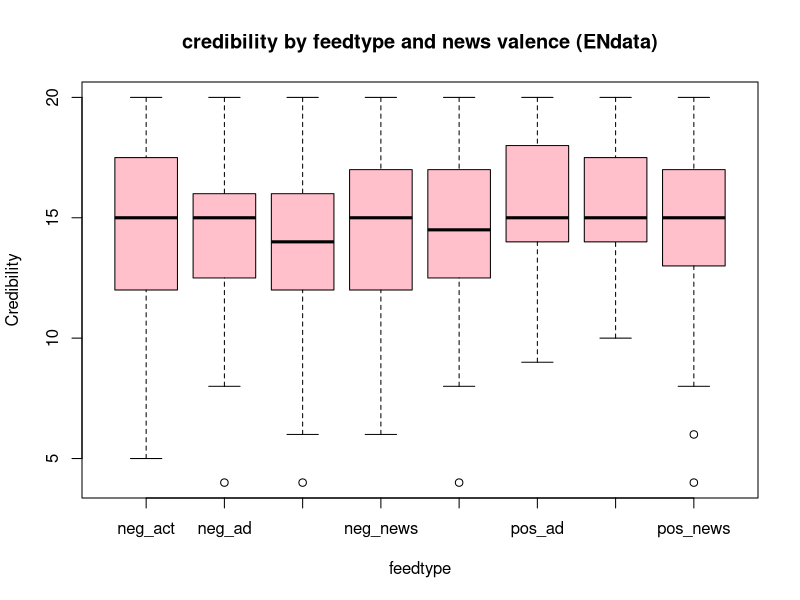
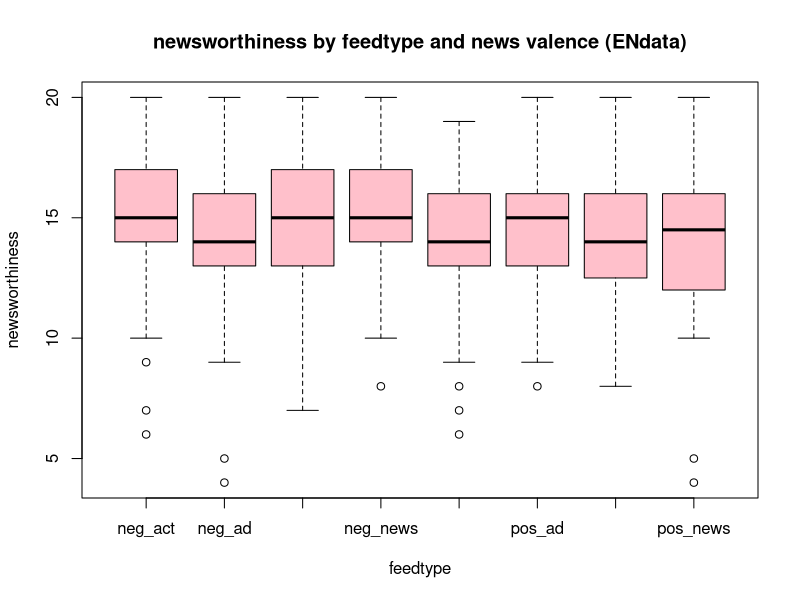
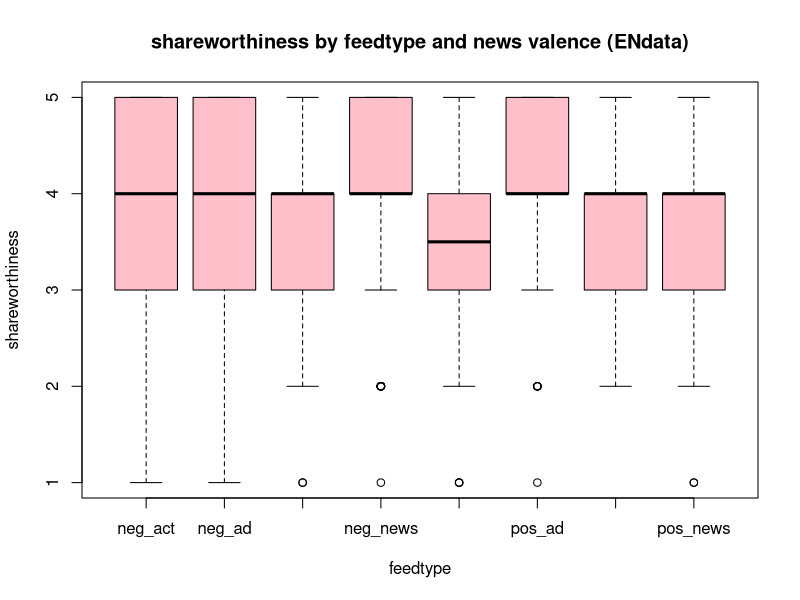

These figures' R source, in order:
## ---- chunk 1
knitr::opts_chunk$set(echo = TRUE)
library(tidyverse)
## ---- chunk 2
chinese_data_filtered <- read.csv("CNdata_filtered_120123.csv")
View(chinese_data_filtered)
## ---- chunk 3
unique(chinese_data_filtered$valence)
unique(chinese_data_filtered$feed_type)
## ---- chunk 4
chinese_data_filtered$feed_type <- factor(chinese_data_filtered$feed_type)

chinese_data_filtered$Credibility_Total <- chinese_data_filtered$Credibility_1+chinese_data_filtered$Credibility_2+chinese_data_filtered$Credibility_3+chinese_data_filtered$Credibility_4

chinese_data_filtered$newsworth_all <- chinese_data_filtered$NW_1+chinese_data_filtered$NW_2+chinese_data_filtered$NW_3+chinese_data_filtered$NW_4

  

## ---- chunk 5
chinese_data_filtered$feed_type <- ifelse(chinese_data_filtered$valence == 2,
                                          paste0("neg_", chinese_data_filtered$feed_type),
                                          paste0("pos_", chinese_data_filtered$feed_type))

chinese_data_filtered$feed_type <- factor(chinese_data_filtered$feed_type)

unique(chinese_data_filtered$feed_type)
## ---- chunk 6
boxplot(Credibility_Total ~ feed_type,
data = chinese_data_filtered,
main = "credibility by feedtype and news valence (ENdata)",
xlab = "feedtype",ylab = "Credibility",
col = "pink",border = "black")


boxplot(newsworth_all ~ feed_type,
data = chinese_data_filtered,
main = "newsworthiness by feedtype and news valence (ENdata)",
xlab = "feedtype",ylab = "newsworthiness",
col = "pink",border = "black")


boxplot(share_all ~ feed_type,
data = chinese_data_filtered,
main = "shareworthiness by feedtype and news valence (ENdata)",
xlab = "feedtype",ylab = "shareworthiness",
col = "pink",border = "black")

## ---- chunk 7
model1 <- aov(NewsSharing_SM ~ feed_type, data = chinese_data_filtered)
summary(model1)
## ---- chunk 8
model2 <- aov(NewsCred_SM ~ feed_type, data = chinese_data_filtered)
summary(model2)
## ---- chunk 9
library(car)
leveneTest(Credibility_Total ~ feed_type, data = chinese_data_filtered)
## ---- chunk 10
library(car)
leveneTest(newsworth_all ~ feed_type, data = chinese_data_filtered)

## ---- chunk 11
library(car)
leveneTest(share_all ~ feed_type, data = chinese_data_filtered)
## ---- chunk 12
library(car)
ancova_model_credibility <- aov(Credibility_Total ~ feed_type + NewsSharing_SM + NewsCred_SM, data = chinese_data_filtered)
Anova(ancova_model_credibility, type="III")
## ---- chunk 13
library(car)
ancova_model_newsworthiness <- aov(newsworth_all ~ feed_type + NewsSharing_SM + NewsCred_SM, data = chinese_data_filtered)
Anova(ancova_model_newsworthiness, type="III")
## ---- chunk 14
library(car)
ancova_model_shareworthiness <- aov(share_all ~ feed_type + NewsSharing_SM + NewsCred_SM, data = chinese_data_filtered)
Anova(ancova_model_shareworthiness, type="III")
## ---- chunk 15
# install.packages("multcomp")
library(multcomp)
postHocs <- glht(ancova_model_credibility, linfct = mcp(feed_type = "Tukey"))
summary(postHocs)
## ---- chunk 16
library(multcomp)
postHocs <- glht(ancova_model_newsworthiness, linfct = mcp(feed_type = "Tukey"))
summary(postHocs)
## ---- chunk 17
library(multcomp)
postHocs <- glht(ancova_model_shareworthiness, linfct = mcp(feed_type = "Tukey"))
summary(postHocs)
